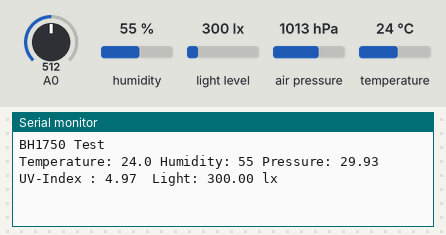
Bench run of a sketch on a simulated Arduino Uno, built with avr-gcc and run on an emulated ATmega328P. Shown: the last lines printed to the serial monitor. Inputs (shaded band) come from the test bench; at power-on: humidity 55 %, A0 = 512, light level 300 lx, air pressure 1013 hPa, temperature 24 °C.

Above: at 2.2 s.
2.3 s: humidity set to 22 %
13.6 s: A0 set to 716
At 17.2 s:
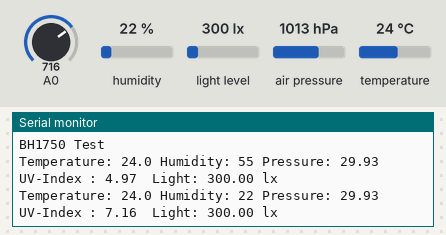
24.9 s: light level set to 40 lx
At 31.7 s:
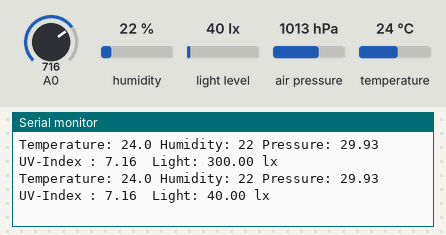
36.2 s: air pressure set to 952 hPa
At 47.2 s:
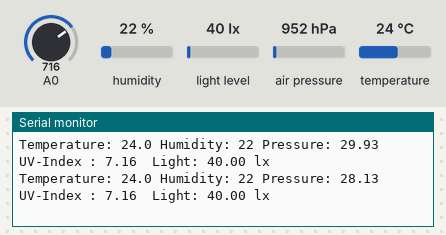
47.5 s: A0 set to 992
58.8 s: temperature set to 12 °C
At 61.9 s:
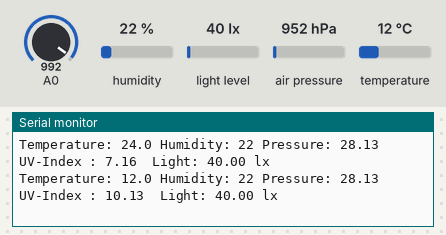
Timing chart, 0 to 63.4 s (numbered marks = the images above; inputs shaded):
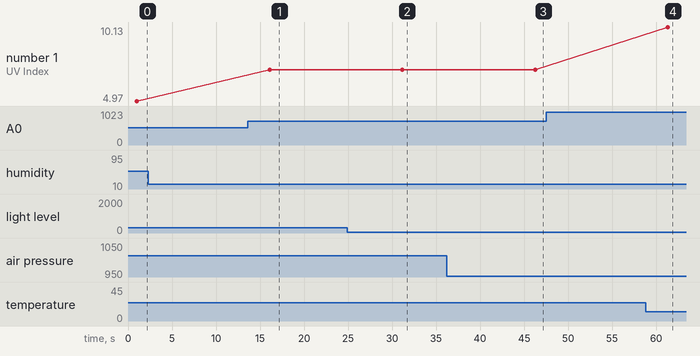

Measured:
- after the input at 13.6 s, the serial monitor: prints a new line after 2.5 s (image 1)
- after the input at 24.9 s, the serial monitor: prints a new line after 6.3 s (image 2)
- after the input at 36.2 s, the serial monitor: prints a new line after 10.1 s (image 3)
- after the input at 58.8 s, the serial monitor: prints a new line after 2.6 s (image 4)
- plotted number 1: 4.97 → 7.16 after the input at 13.6 s

The sketch:

Weather_Station.ino
```cpp
#include <Adafruit_Sensor.h>
#include <Adafruit_BME280.h>
#include <Wire.h>
#include <BH1750.h>
#include<SoftwareSerial.h>
SoftwareSerial s(5,6);//Rx Tx /Arduino code
#define I2C_address 0x23
BH1750 lightMeter;

String temperatureString;
String humidityString;
String pressureString;
String altitudeString;
String uvindexString;
String lightintensityString;
String sensorData;
float const ALTITUDE = 4.0;              // Altitude at my location in meters
float const SEA_LEVEL_PRESSURE = 1013.25;  // Pressure at sea level
Adafruit_BME280 bme; // I2C
//===============================================================================
//  Initialization
//===============================================================================
void setup(void) {

  s.begin(9600);
  Wire.begin();
  Serial.begin(9600);
  delay(1000);

  lightMeter.begin();
  Serial.println(F("BH1750 Test"));
  bool status;
  // default settings
  status = bme.begin(0x76);  // The I2C address of the sensor is 0x76
  if (!status) {             // Loop if sensor not found
    Serial.print("GY-BMP280 Sensor Error");
    while (1);
  }
}


//===============================================================================
//  Main
//===============================================================================
void loop() {


  sensorData="";
  getTemperature();  // Get sensor data
  getHumidity();
  getPressure();
  //getAltitude();
  getUVIndex();
  getLightIntensity();

  s.print("D");
  s.print(sensorData);
  s.print("*");
  delay(15000);     // Update readings every 15 seconds
}

void getLightIntensity()
{
  float lux = lightMeter.readLightLevel();
  lightintensityString=String(lux);
  Serial.print("  Light: ");
  Serial.print(lux);
  Serial.println(" lx");
  sensorData+="&field5="+lightintensityString;

}
//===============================================================================
//  getTemperature - Subroutine to get and print temperature
//===============================================================================
void getTemperature()
{
  float temperature = bme.readTemperature();
  //temperature = temperature * 9 / 5 + 32; // Convert C to F
  temperatureString = String(temperature, 1); // One decimal position
  Serial.print("Temperature: ");
  Serial.print(temperatureString);
  sensorData="&field1="+temperatureString;
}

//===============================================================================
//  getHumidity - Subroutine to get and print humidity
//===============================================================================
void getHumidity()
{
  float humidity = bme.readHumidity();
  humidityString = String(humidity, 0);
  Serial.print(" Humidity: ");
  Serial.print(humidityString);
  sensorData+="&field2="+humidityString;

}
//===============================================================================
//  getPressure - Subroutine to get and print pressure
//===============================================================================
void getPressure()
{
  float pressure = bme.readPressure();
  pressure = bme.seaLevelForAltitude(ALTITUDE, pressure);
  pressure = pressure / 3386.39;    // Convert hPa to in/Hg
  pressureString = String(pressure, 2);
  Serial.print(" Pressure: ");
  Serial.print(pressureString);
  sensorData+="&field3="+pressureString;

}
//===============================================================================
//  getAltitude - Subroutine to get and print temperature
//===============================================================================
void getAltitude()
{
  float altitude = bme.readAltitude(SEA_LEVEL_PRESSURE);
  altitude = altitude * 3.28084;  // Convert meters to feet
  altitudeString = String(altitude, 0);
  Serial.print(" Altitude: ");
  Serial.print(altitudeString);

}

void getUVIndex()
{
  float sensorValue;
  sensorValue = analogRead(A0);
  float uvindex=(sensorValue-50)/93;
  uvindexString=String(uvindex, 1);
  Serial.print("  UV-Index : ");
  Serial.print(uvindex);
  sensorData+="&field4="+uvindexString;

}
```
